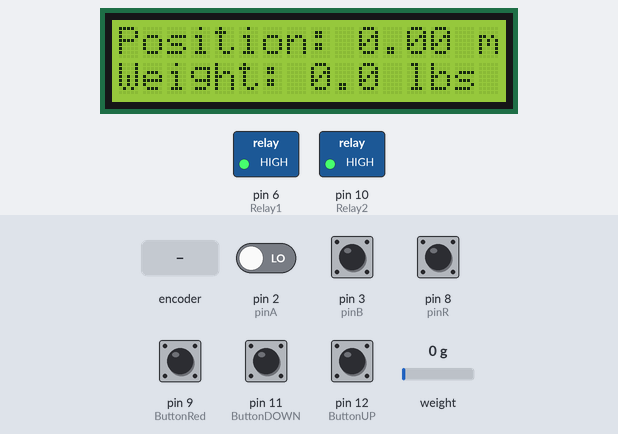
A sketch run on a simulated Arduino Uno, built with avr-gcc and run on an emulated ATmega328P. On the bench: 16×2 character LCD, switched loads named in the sketch (green lamp = pin HIGH). Dashed ring = blinking. The test bench sets the inputs (shaded band); at power-on: pin 3 (pinB), pin 8 (pinR), pin 9 (ButtonRed), pin 11 (ButtonDOWN), pin 12 (ButtonUP) HIGH, pin 2 (pinA) LOW, weight on the scale 0 g.

Above: at 3.2 s.
3.3 s: pin 8 (pinR) pulled LOW for 0.15 s
At 3.61 s:
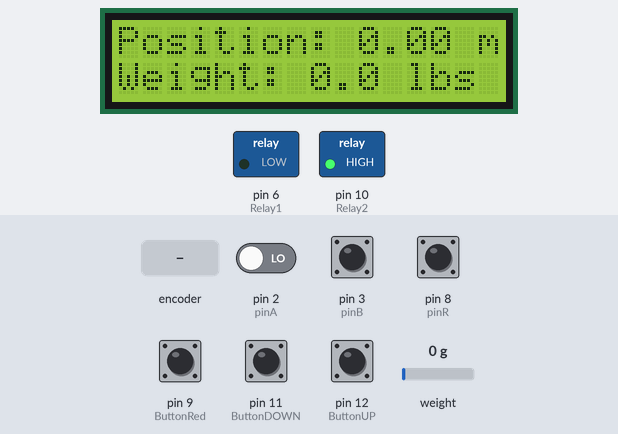
6.2 s: pin 9 (ButtonRed) pulled LOW for 0.15 s
At 6.53 s:
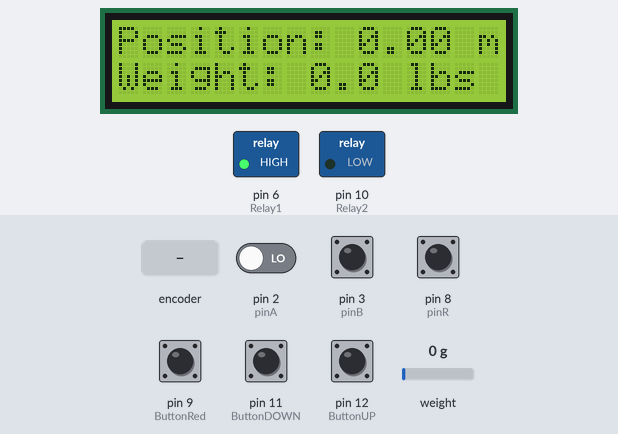
9.1 s: rotary encoder on pin 2 (pinA) / pin 3 (pinB) turned 3 steps (first pin leading)
At 10.4 s:
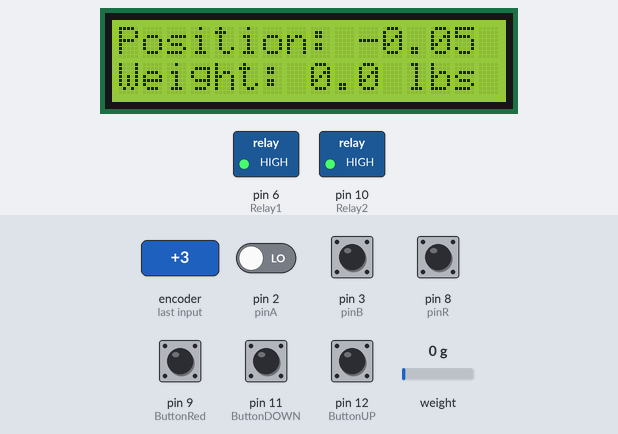
11.2 s: weight on the scale set to 100 g
At 11.6 s:
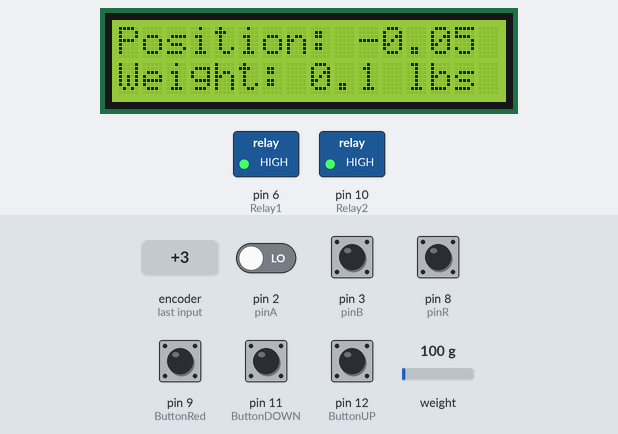
12.7 s: weight on the scale set to 1250 g
At 13.6 s:
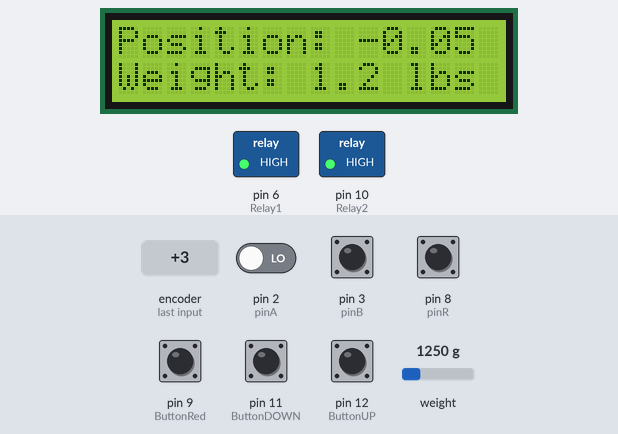
14.3 s: rotary encoder on pin 2 (pinA) / pin 3 (pinB) turned 1 step (first pin leading)
At 15.5 s:
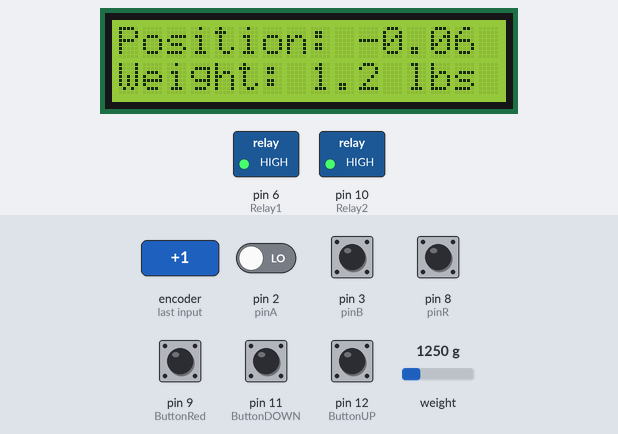
Timing chart, 0 to 17.0 s (numbered marks = the images above; inputs shaded):
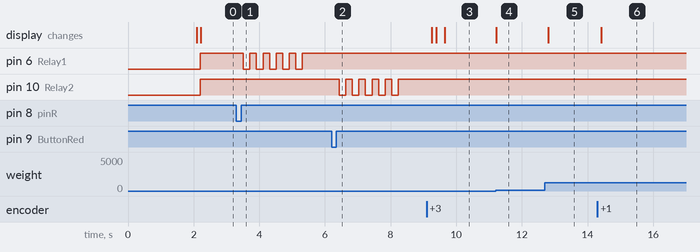

Measured:
- after the input at 3.3 s, pin 6 (Relay1): alternates HIGH for 0.20 s and LOW for 0.20 s, 10 changes in all, then stays HIGH, starting after 0.21 s
- after the input at 6.2 s, pin 10 (Relay2): alternates HIGH for 0.20 s and LOW for 0.20 s, 10 changes in all, then stays HIGH, starting after 0.24 s
- after the input at 9.1 s, the display: first changes after 0.15 s (image 3 shows a later state)
- after the input at 11.2 s, the display: changes at once (image 4)
- after the input at 12.7 s, the display: changes after 0.11 s (image 5)
- after the input at 14.3 s, the display: changes after 0.12 s (image 6)

The sketch:

NEW_BUTTON-Relays.ino
```cpp
const int ButtonUP = 12;
const int ButtonDOWN = 11;
const int ButtonGreen = 8;
const int ButtonRed = 9;

const int Relay1 = 6;
const int Relay2 = 10;

bool pushed_up = true;
bool pushed_down = true;
bool pushed_green = true;
bool pushed_red = true;


#include "HX711.h"
#define DOUT  4
#define CLK  5

HX711 scale;

float calibration_factor = -7050; //-7050 worked for my 440lb max scale setup

#define pinA 2  // Interrupt pin 0 (INT0)
#define pinB 3 // Interrupt pin 1 (INT1)
#define pinR 8  // Digital pin for reference pulse

#include <LCD_I2C.h>

LCD_I2C lcd(0x27, 16, 2); // Default address of most PCF8574 modules, change according

volatile long position = 0;  // Track the position
volatile bool direction = true; // True for forward, false for backward
volatile bool referenceHit = false; // To detect the reference pulse

// Store the previous state of A and B
volatile bool lastA = LOW;
volatile bool lastB = LOW;

// Conversion factor based on the given range
const float conversionFactor = 250.0 / -27500.0;


void setup (void)
{
  pinMode (ButtonUP, INPUT_PULLUP);
  pinMode (ButtonDOWN, INPUT_PULLUP);
  pinMode (ButtonGreen, INPUT_PULLUP);
  pinMode (ButtonRed, INPUT_PULLUP);

  pinMode(Relay1, OUTPUT);
  pinMode(Relay2, OUTPUT);


  lcd.begin(); // If you are using more I2C devices using the Wire library use lcd.begin(false)
  lcd.backlight();

  pinMode(pinA, INPUT);
  pinMode(pinB, INPUT);
  pinMode(pinR, INPUT_PULLUP); // Assuming active low reference signal

  lastA = digitalRead(pinA);
  lastB = digitalRead(pinB);

  attachInterrupt(digitalPinToInterrupt(pinA), readQuadrature, CHANGE);
  attachInterrupt(digitalPinToInterrupt(pinB), readQuadrature, CHANGE);
  attachInterrupt(digitalPinToInterrupt(pinR), referencePulse, FALLING);

  scale.begin(DOUT, CLK);
  scale.set_scale();
  scale.tare(); //Reset the scale to 0

  long zero_factor = scale.read_average(); //Get a baseline reading
}

void loop (void)
{
  // Convert the position to millimeters
  float positionMM = position * conversionFactor;


  bool prev_up = pushed_up;
  bool prev_down = pushed_down;
  bool prev_green = pushed_green;
  bool prev_red = pushed_red;

  pushed_up = digitalRead (ButtonUP) == LOW;
  pushed_down = digitalRead (ButtonDOWN) == LOW;
  pushed_green = digitalRead (ButtonGreen) == LOW;
  pushed_red = digitalRead (ButtonRed) == LOW;


  lcd.setCursor(0, 0);
  //lcd.clear();
  lcd.print("Position: ");
  lcd.print(positionMM);
  lcd.print(" mm");

  scale.set_scale(calibration_factor); //Adjust to this calibration factor

  lcd.setCursor(0, 3);
  lcd.print("Weight: ");
  lcd.print(scale.get_units(), 1);
  lcd.print(" lbs");
  //delay(800);


 if (prev_up != pushed_up)
    {
      if (pushed_up && !pushed_down) // Prevents multiple button pushed
        {
          digitalWrite(Relay1, LOW);
        }
      else
        {
          digitalWrite(Relay1, HIGH);
        }
    }

 if (prev_down != pushed_down)
    {
      if (pushed_down && !pushed_up) // Prevents multiple button pushed
        {
          digitalWrite(Relay2, LOW);
        }
      else
        {
          digitalWrite(Relay2, HIGH);
        }
    }

 if (prev_green != pushed_green)
    {
      if (pushed_green)
        {
          for(int i=0; i<5; i++) {
            digitalWrite(Relay1, LOW);
            delay(200);
            digitalWrite(Relay1, HIGH);
            delay(200);
          }
        }
      else
        {
          digitalWrite(Relay1, HIGH);
        }
    }

   if (prev_red != pushed_red)
    {
      if (pushed_red)
        {
          for(int i=0; i<5; i++) {
            digitalWrite(Relay2, LOW);
            delay(200);
            digitalWrite(Relay2, HIGH);
            delay(200);
          }
        }
      else
        {
          digitalWrite(Relay2, HIGH);
        }
    }
}

void readQuadrature() {
  bool currentA = digitalRead(pinA);
  bool currentB = digitalRead(pinB);

  if (currentA != lastA || currentB != lastB) {
    // Determine direction based on the change in A and B states
    if (lastA == LOW && currentA == HIGH) {
      if (currentB == LOW) {
        position++;
      } else {
        position--;
      }
    } else if (lastA == HIGH && currentA == LOW) {
      if (currentB == HIGH) {
        position++;
      } else {
        position--;
      }
    }

    lastA = currentA;
    lastB = currentB;
  }
}

void referencePulse() {
  referenceHit = true;
}
```
